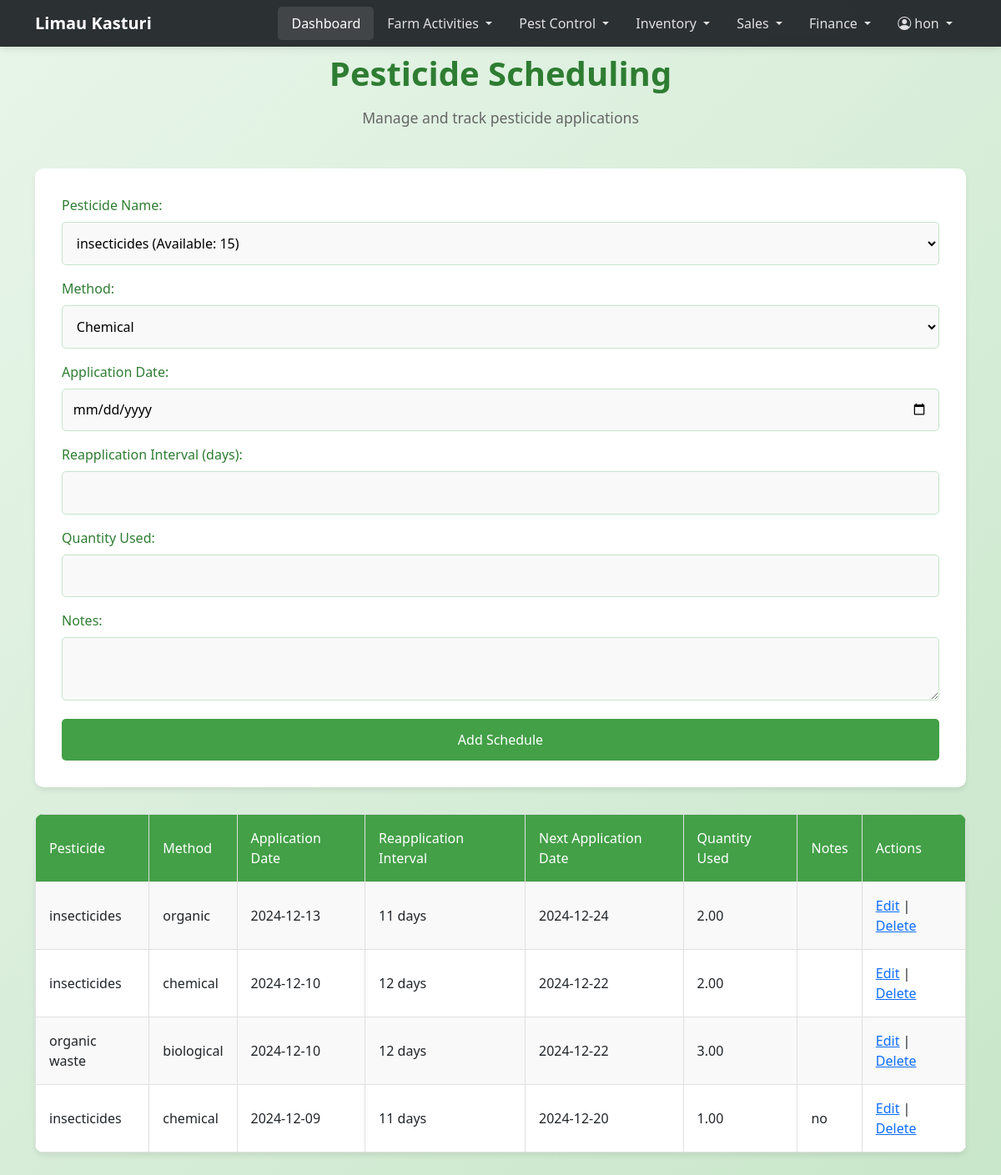
/pest_control_management/pesticide_schedule.php (signed in), run on the app's committed database.
### tables this page shows
CREATE TABLE `pesticide_schedule` (
  `id` int NOT NULL,
  `pesticide_name` varchar(100) NOT NULL,
  `method` varchar(50) NOT NULL,
  `application_date` date NOT NULL,
  `reapplication_interval` int NOT NULL,
  `next_application_date` date NOT NULL,
  `notes` text,
  `quantity_used` decimal(10,2) NOT NULL
);

### pest_control_management/pesticide_schedule.php (the view, shortened to what this page needs)
<?php
require_once '../header.php';
require_once '../db.php';
$schedules = $pdo->query("SELECT * FROM pesticide_schedule ORDER BY application_date DESC")->fetchAll(PDO::FETCH_ASSOC);
$available_stock = $pdo->query("SELECT item_name, quantity FROM stock_management ORDER BY item_name ASC")->fetchAll(PDO::FETCH_ASSOC);
?>
<!DOCTYPE html>
<html lang="en">
<head>
    <link href="https://cdn.jsdelivr.net/npm/bootstrap@5.1.3/dist/css/bootstrap.min.css" rel="stylesheet">
    <link rel="stylesheet" href="https://cdn.jsdelivr.net/npm/bootstrap-icons@1.7.2/font/bootstrap-icons.css">
</head>
<body>
    <div class="main-content">
        <div class="container">
            <div class="text-center mb-5">
                <h1 class="welcome-text">Pesticide Scheduling</h1>
                <p class="subtitle">Manage and track pesticide applications</p>
            </div>
            <div class="form-container">
                <form method="POST">
                    <label>Pesticide Name:</label>
                    <select name="pesticide_name" required>
                        <?php foreach ($available_stock as $stock): ?>
                            <option value="<?= htmlspecialchars($stock['item_name']) ?>"><?= htmlspecialchars($stock['item_name']) ?> (Available: <?= htmlspecialchars($stock['quantity']) ?>)</option>
                        <?php endforeach; ?>
                    </select>
                    <label>Method:</label>
                    <select name="method" required>
                        <option value="chemical">Chemical</option>
                    </select>
                    <label>Application Date:</label>
                    <input type="date" name="application_date" required>
                    <label>Reapplication Interval (days):</label>
                    <input type="number" name="reapplication_interval" required>
                    <label>Quantity Used:</label>
                    <input type="number" name="quantity_used" required>
                    <label>Notes:</label>
                    <textarea name="notes"></textarea>
                    <button type="submit">Add Schedule</button>
                </form>
            </div>
            <table>
                <tr>
                    <th>Pesticide</th>
                    <th>Method</th>
                    <th>Application Date</th>
                    <th>Reapplication Interval</th>
                    <th>Next Application Date</th>
                    <th>Quantity Used</th>
                    <th>Notes</th>
                    <th>Actions</th>
                </tr>
                <?php foreach ($schedules as $schedule): ?>
                <tr>
                    <td><?= htmlspecialchars($schedule['pesticide_name']) ?></td>
                    <td><?= htmlspecialchars($schedule['method']) ?></td>
                    <td><?= htmlspecialchars($schedule['application_date']) ?></td>
                    <td><?= htmlspecialchars($schedule['reapplication_interval']) ?> days</td>
                    <td><?= htmlspecialchars($schedule['next_application_date']) ?></td>
                    <td><?= htmlspecialchars($schedule['quantity_used']) ?></td>
                    <td><?= htmlspecialchars($schedule['notes']) ?></td>
                    <td>
                        <a href="pesticide_edit.php?id=<?= $schedule['id'] ?>">Edit</a> |
                        <a href="pesticide_delete.php?id=<?= $schedule['id'] ?>" onclick="return confirm('Are you sure?')">Delete</a>
                    </td>
                </tr>
                <?php endforeach; ?>
            </table>
        </div>
    </div>
</body>
</html>

### header.php (style rules this page uses)
body { min-height: 100vh; background: linear-gradient(135deg, #e8f5e9 0%, #c8e6c9 100%); }
.main-content { padding: 4rem 0; }
.welcome-text { font-size: 2.5rem; font-weight: 600; color: #2e7d32; margin-bottom: 1rem; }
.subtitle { font-size: 1.1rem; color: #666; margin-bottom: 3rem; }

### pest_control_management/pesticide_schedule.php (style rules this page uses)
body { min-height: 100vh; background: linear-gradient(135deg, #e8f5e9 0%, #c8e6c9 100%); }
.main-content { padding: 4rem 0; }
.welcome-text { font-size: 2.5rem; font-weight: 600; color: #2e7d32; margin-bottom: 1rem; }
.form-container { background: white; padding: 2rem; border-radius: 10px; box-shadow: 0 4px 6px rgba(0,0,0,0.07); margin-bottom: 2rem; }
form label { color: #2e7d32; font-weight: 500; margin-bottom: 0.5rem; }
form select, form input, form textarea { width: 100%; padding: 0.8rem; margin-bottom: 1rem; border: 1px solid #c3e6cb; border-radius: 5px; background-color: #f9f9f9; }
form button { background-color: #43a047; color: white; padding: 0.8rem 1.5rem; border: none; border-radius: 5px; font-size: 16px; cursor: pointer; width: 100%; transition: all 0.3s ease; }
table { width: 100%; border-collapse: collapse; margin-top: 2rem; background: white; box-shadow: 0 4px 6px rgba(0,0,0,0.07); border-radius: 10px; overflow: hidden; }
table th, table td { padding: 1rem; text-align: left; border: 1px solid #e0e0e0; }
table th { background-color: #43a047; color: white; font-weight: 500; }
table tr:nth-child(even) { background-color: #f9f9f9; }

### data on the page
pesticide_schedule: pesticide_name "insecticides", method "organic", application_date "2024-12-13", reapplication_interval "11", next_application_date "2024-12-24", quantity_used "2.00"
pesticide_schedule: pesticide_name "insecticides", method "chemical", application_date "2024-12-10", reapplication_interval "12", next_application_date "2024-12-22", quantity_used "2.00"
pesticide_schedule: pesticide_name "organic waste", method "biological", application_date "2024-12-10", reapplication_interval "12", next_application_date "2024-12-22", quantity_used "3.00"
pesticide_schedule: pesticide_name "insecticides", method "chemical", application_date "2024-12-09", reapplication_interval "11", next_application_date "2024-12-20", quantity_used "1.00", notes "no"

### other printed values
$_SESSION['username'] "hon"
form field pesticide_name "insecticides (Available: 15)"
